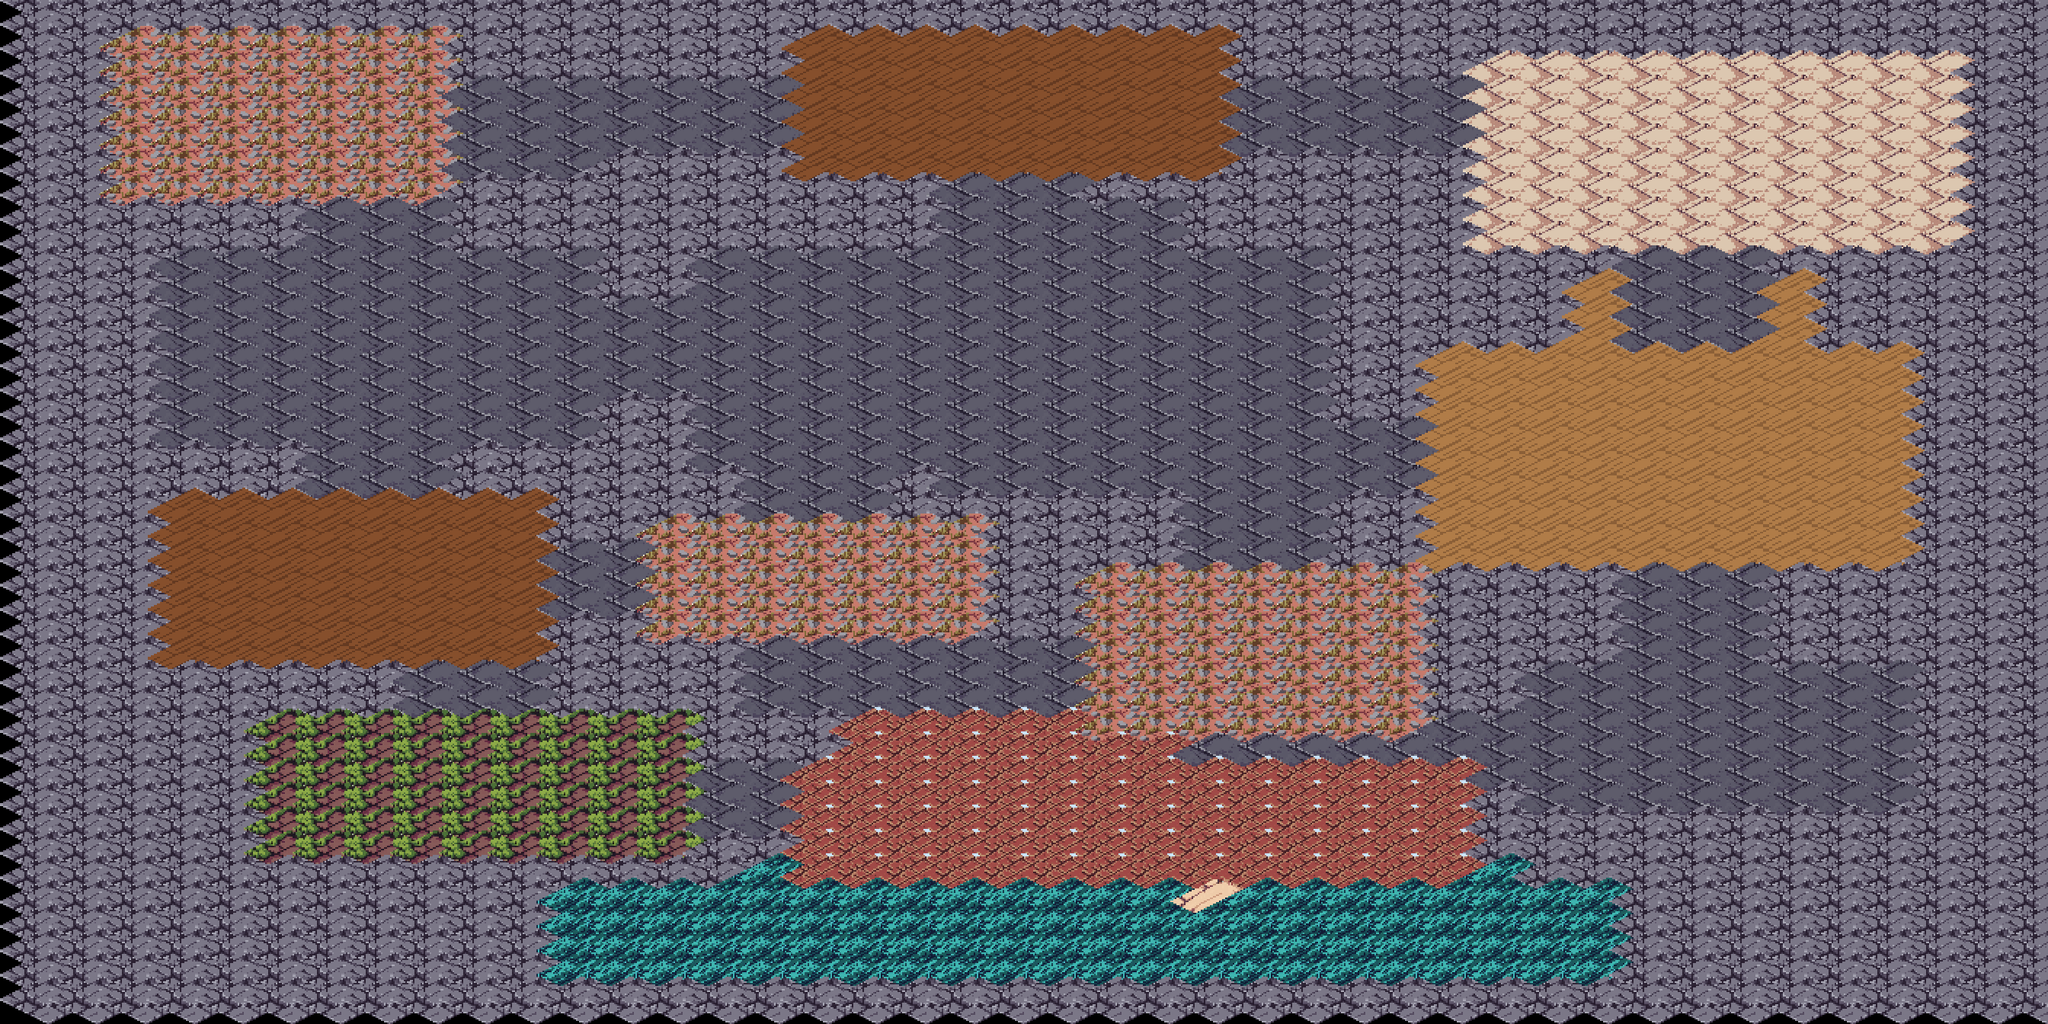

The image is a tile-based game level rendered from a .tmx file. Its description and complete source (layers, tilesets, objects, tile grids) follow:
An orthogonal 42x42 tile map with 64x32 px tiles, 1 tile layer (suelo).

<map version="1.10" orientation="orthogonal" renderorder="right-down" width="42" height="42" tilewidth="64" tileheight="32" infinite="0" nextlayerid="2" nextobjectid="1">
 <tileset firstgid="1" name="terreno_mundo" tilewidth="128" tileheight="64" tile_count="203" columns="8">
  <image source="../textures/../textures/terreno_mundo.png" width="1024" height="1664" />
  <tile id="6">
   <properties>
    <property name="collision" type="bool" value="true" />
   </properties>
  </tile>
  <tile id="13">
   <properties>
    <property name="collision" type="bool" value="true" />
   </properties>
  </tile>
 </tileset>
 <layer id="1" name="suelo" width="42" height="42">
  <data encoding="csv">
7,7,7,7,7,7,7,7,7,7,7,7,7,7,7,7,7,7,7,7,7,7,7,7,7,7,7,7,7,7,7,7,7,7,7,7,7,7,7,7,7,7,
7,7,7,7,7,7,7,7,7,7,7,7,7,7,7,7,7,7,7,7,7,7,7,7,7,7,7,7,7,7,7,7,7,7,7,7,7,7,7,7,7,7,
7,7,34,34,34,34,34,34,34,7,7,7,7,7,7,7,158,158,158,158,158,158,158,158,158,7,7,7,7,7,7,7,7,7,7,7,7,7,7,7,7,7,
7,7,34,34,34,34,34,34,34,7,7,7,7,7,7,7,158,158,158,158,158,158,158,158,158,7,7,7,7,7,38,38,38,38,38,38,38,38,38,38,7,7,
7,7,34,34,34,34,34,34,34,39,39,39,39,39,39,39,158,158,158,158,158,158,158,158,158,39,39,39,39,39,38,38,38,38,38,38,38,38,38,38,7,7,
7,7,34,34,34,34,34,34,34,39,39,39,39,39,39,39,158,158,158,158,158,158,158,158,158,39,39,39,39,39,38,38,38,38,38,38,38,38,38,38,7,7,
7,7,34,34,34,34,34,34,34,39,39,39,39,39,39,39,158,158,158,158,158,158,158,158,158,39,39,39,39,39,38,38,38,38,38,38,38,38,38,38,7,7,
7,7,34,34,34,34,34,34,34,39,39,39,7,7,7,7,158,158,158,158,158,158,158,158,158,7,7,7,7,7,38,38,38,38,38,38,38,38,38,38,7,7,
7,7,34,34,34,34,34,34,34,7,7,7,7,7,7,7,7,7,7,39,39,39,7,7,7,7,7,7,7,7,38,38,38,38,38,38,38,38,38,38,7,7,
7,7,7,7,7,7,39,39,39,7,7,7,7,7,7,7,7,7,7,39,39,39,39,39,7,7,7,7,7,7,38,38,38,38,38,38,38,38,38,38,7,7,
7,7,7,7,7,7,39,39,39,7,7,7,7,7,7,7,7,7,7,39,39,39,39,39,7,7,7,7,7,7,38,38,38,38,38,38,38,38,38,38,7,7,
7,7,7,39,39,39,39,39,39,39,39,39,7,7,39,39,39,39,39,39,39,39,39,39,39,39,39,7,7,7,7,7,7,39,39,39,7,7,7,7,7,7,
7,7,7,39,39,39,39,39,39,39,39,39,7,7,39,39,39,39,39,39,39,39,39,39,39,39,39,7,7,7,7,7,157,39,39,39,157,7,7,7,7,7,
7,7,7,39,39,39,39,39,39,39,39,39,39,39,39,39,39,39,39,39,39,39,39,39,39,39,39,7,7,7,7,7,157,39,39,39,157,7,7,7,7,7,
7,7,7,39,39,39,39,39,39,39,39,39,39,39,39,39,39,39,39,39,39,39,39,39,39,39,39,7,7,7,7,7,157,39,39,39,157,7,7,7,7,7,
7,7,7,39,39,39,39,39,39,39,39,39,39,39,39,39,39,39,39,39,39,39,39,39,39,39,39,7,7,157,157,157,157,157,157,157,157,157,157,7,7,7,
7,7,7,39,39,39,39,39,39,39,39,39,39,39,39,39,39,39,39,39,39,39,39,39,39,39,39,7,7,157,157,157,157,157,157,157,157,157,157,7,7,7,
7,7,7,39,39,39,39,39,39,39,39,39,7,7,39,39,39,39,39,39,39,39,39,39,39,39,39,7,7,157,157,157,157,157,157,157,157,157,157,7,7,7,
7,7,7,39,39,39,39,39,39,39,39,39,7,7,39,39,39,39,39,39,39,39,39,39,39,39,39,39,39,157,157,157,157,157,157,157,157,157,157,7,7,7,
7,7,7,7,7,7,39,39,39,7,7,7,7,7,39,39,39,39,39,39,39,39,39,39,39,39,39,39,39,157,157,157,157,157,157,157,157,157,157,7,7,7,
7,7,7,7,7,7,39,39,39,7,7,7,7,7,7,39,39,39,7,39,39,39,39,39,39,39,39,39,39,157,157,157,157,157,157,157,157,157,157,7,7,7,
7,7,7,158,158,158,158,158,158,158,158,7,7,7,7,39,39,39,7,7,7,7,7,7,39,39,39,7,7,157,157,157,157,157,157,157,157,157,157,7,7,7,
7,7,7,158,158,158,158,158,158,158,158,7,7,34,34,34,34,34,34,34,7,7,7,7,39,39,39,7,7,157,157,157,157,157,157,157,157,157,157,7,7,7,
7,7,7,158,158,158,158,158,158,158,158,39,39,34,34,34,34,34,34,34,7,7,7,7,39,39,39,7,7,157,157,157,157,157,157,157,157,157,157,7,7,7,
7,7,7,158,158,158,158,158,158,158,158,39,39,34,34,34,34,34,34,34,7,7,34,34,34,34,34,34,34,7,7,7,7,39,39,39,7,7,7,7,7,7,
7,7,7,158,158,158,158,158,158,158,158,39,39,34,34,34,34,34,34,34,7,7,34,34,34,34,34,34,34,7,7,7,7,39,39,39,7,7,7,7,7,7,
7,7,7,158,158,158,158,158,158,158,158,7,7,34,34,34,34,34,34,34,7,7,34,34,34,34,34,34,34,7,7,7,7,39,39,39,7,7,7,7,7,7,
7,7,7,158,158,158,158,158,158,158,158,7,7,7,7,39,39,39,39,39,39,39,34,34,34,34,34,34,34,7,7,7,7,39,39,39,7,7,7,7,7,7,
7,7,7,7,7,7,7,7,39,39,39,7,7,7,7,39,39,39,39,39,39,39,34,34,34,34,34,34,34,7,7,39,39,39,39,39,39,39,39,7,7,7,
7,7,7,7,7,7,7,7,39,39,39,7,7,7,7,39,39,39,39,39,39,39,34,34,34,34,34,34,34,7,7,39,39,39,39,39,39,39,39,7,7,7,
7,7,7,7,7,6,6,6,6,6,6,6,6,6,7,7,7,37,37,37,37,37,34,34,34,34,34,34,34,39,39,39,39,39,39,39,39,39,39,7,7,7,
7,7,7,7,7,6,6,6,6,6,6,6,6,6,7,7,7,37,37,37,37,37,37,37,39,39,39,39,39,39,39,39,39,39,39,39,39,39,39,7,7,7,
7,7,7,7,7,6,6,6,6,6,6,6,6,6,39,39,37,37,37,37,37,37,37,37,37,37,37,37,37,37,39,39,39,39,39,39,39,39,39,7,7,7,
7,7,7,7,7,6,6,6,6,6,6,6,6,6,39,39,37,37,37,37,37,37,37,37,37,37,37,37,37,37,7,39,39,39,39,39,39,39,39,7,7,7,
7,7,7,7,7,6,6,6,6,6,6,6,6,6,39,39,37,37,37,37,37,37,37,37,37,37,37,37,37,37,7,7,7,7,7,7,7,7,7,7,7,7,
7,7,7,7,7,6,6,6,6,6,6,6,6,6,7,7,37,37,37,37,37,37,37,37,37,37,37,37,37,37,7,7,7,7,7,7,7,7,7,7,7,7,
7,7,7,7,7,7,7,7,7,7,7,7,7,7,7,14,37,37,37,37,37,37,37,37,37,37,37,37,37,37,14,7,7,7,7,7,7,7,7,7,7,7,
7,7,7,7,7,7,7,7,7,7,7,14,14,14,14,14,14,14,14,14,14,14,14,14,13,14,14,14,14,14,14,14,14,7,7,7,7,7,7,7,7,7,
7,7,7,7,7,7,7,7,7,7,7,14,14,14,14,14,14,14,14,14,14,14,14,14,14,14,14,14,14,14,14,14,14,7,7,7,7,7,7,7,7,7,
7,7,7,7,7,7,7,7,7,7,7,14,14,14,14,14,14,14,14,14,14,14,14,14,14,14,14,14,14,14,14,14,14,7,7,7,7,7,7,7,7,7,
7,7,7,7,7,7,7,7,7,7,7,14,14,14,14,14,14,14,14,14,14,14,14,14,14,14,14,14,14,14,14,14,14,7,7,7,7,7,7,7,7,7,
7,7,7,7,7,7,7,7,7,7,7,7,7,7,7,7,7,7,7,7,7,7,7,7,7,7,7,7,7,7,7,7,7,7,7,7,7,7,7,7,7,7
</data>
 </layer>
</map>
